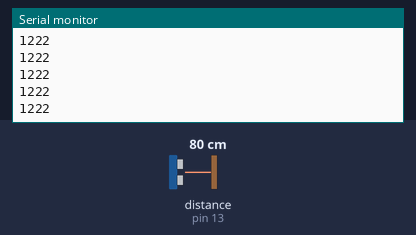
A sketch run on a simulated Arduino Uno, built with avr-gcc and run on an emulated ATmega328P. On the bench: the last lines printed to the serial monitor. Wiring (inferred from the names in the program): ultrasonic range finder: trigger pin 13; echo pin 13. The inputs (shaded band) are chosen by the test bench; at power-on: distance to the obstacle (sensor on pin 13) 80 cm. The echo pulse lasts 58.3 µs per cm.

Above: at 1.2 s.
1.3 s: distance to the obstacle (sensor on pin 13) set to 2 cm
At 1.38 s:
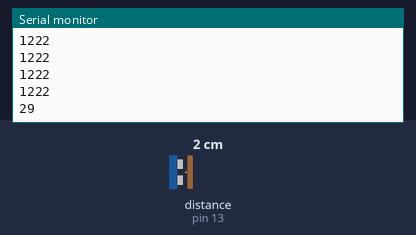
2.8 s: distance to the obstacle (sensor on pin 13) set to 4 cm
At 2.89 s:
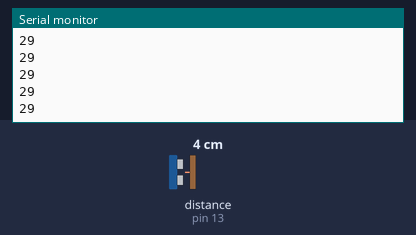
Timing chart, 0 to 5.8 s (numbered marks = the images above; inputs shaded):
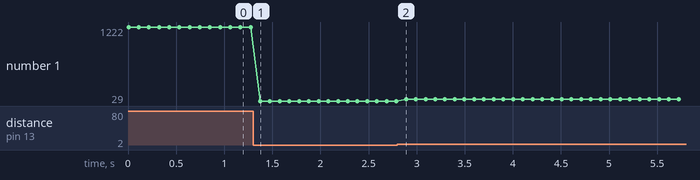

Measured:
- after the input at 1.3 s, the serial monitor: prints a new line after 0.07 s (image 1)
- plotted number 1: 1222 → 29 after the input at 1.3 s, 29 → 59 after the input at 2.8 s

The sketch:

pinger.ino
```cpp
int pinger = 13;
int val = 0;
int timecount = 0;

void setup() {
  Serial.begin(9600);
}

void loop() {
 timecount = 0;
 val = 0;
 pinMode(pinger, OUTPUT); // Switch signalpin to output

  /* Send low-high-low pulse to activate the trigger pulse of the sensor
   * -------------------------------------------------------------------
   */

  digitalWrite(pinger, LOW); // Send low pulse
  delayMicroseconds(2); // Wait for 2 microseconds
  digitalWrite(pinger, HIGH); // Send high pulse
  delayMicroseconds(5); // Wait for 5 microseconds
  digitalWrite(pinger, LOW); // Holdoff


  /* Listening for echo pulse
   * -------------------------------------------------------------------
   */

  pinMode(pinger, INPUT); // Switch signalpin to input
  while(digitalRead(pinger) == LOW) {}// Loop until pin reads a high value
  val = digitalRead(pinger);

  int timecount = 0;
  while(digitalRead(pinger) == HIGH) { // Loop until pin reads a high value
    timecount++;
  }

  Serial.println(timecount);
  delay(100);

}
```
